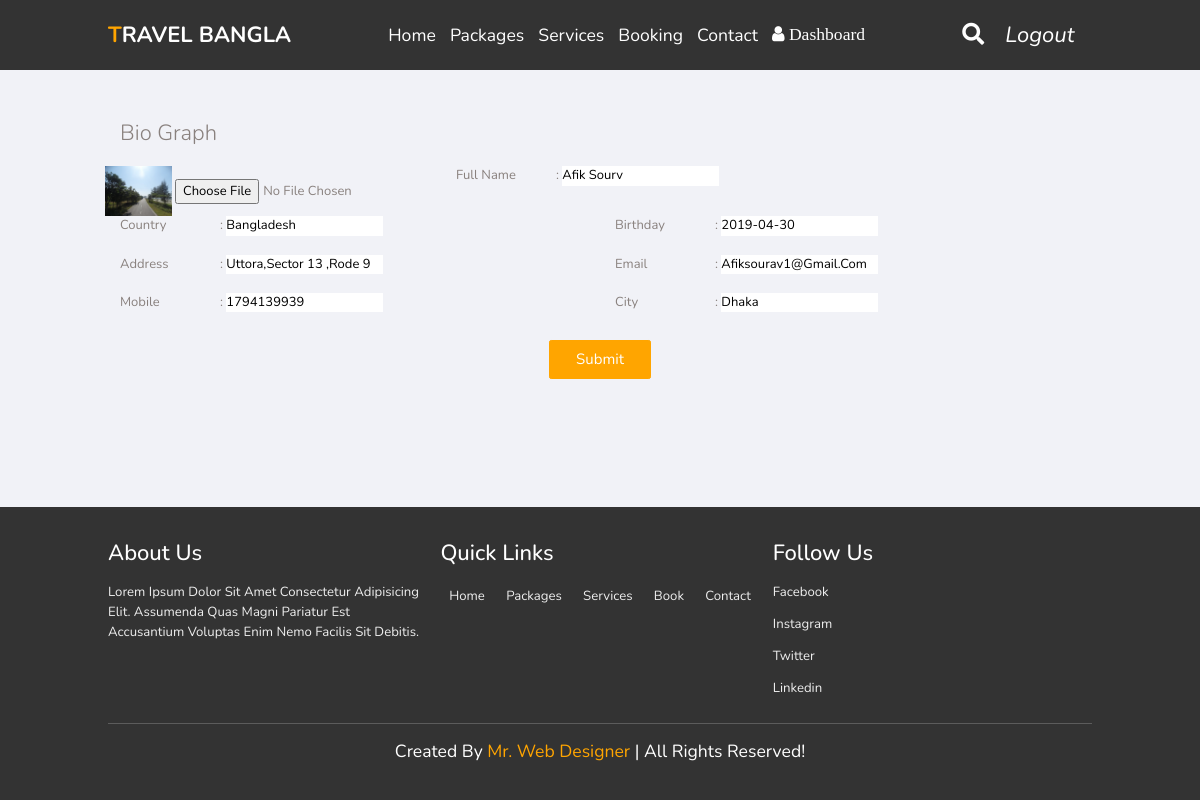
/edit_profile/ (signed in), run on the app's committed database.
### home/models.py (models this page shows, shortened)
class UserInfo(models.Model):
    user = models.OneToOneField(User, on_delete=models.CASCADE)
    profile_pic = models.ImageField(default='default.jpg',upload_to='profile_pics', blank=True)
    full_name = models.CharField(max_length=100, blank=True)
    Email = models.EmailField(max_length=100, blank=True)
    dob = models.DateField(blank=True, null=True)
    address = models.CharField(max_length=250,blank=True, null=True)
    country =  models.CharField(max_length=250,blank=True, null=True)
    city =  models.CharField(max_length=100,blank=True)
    Phone_Number = models.IntegerField(blank=True)

### user/views.py (the view, shortened to what this page needs)
# urls.py: path('edit_profile/',views.edit_profile,name='edit_profile'),
@login_required
def edit_profile(request):
    current_user_data = UserInfo.objects.get(user=request.user)
    context = {'i':current_user_data}
    return render(request,'edit_profile.html', context)

### user/templates/edit_profile.html (shortened to what this page needs)
{% extends "base.html" %}
{% load static %}
{% block content %}
    <link rel="stylesheet" type="text/css" href="{% static 'css/profile.css' %}">
    <link href="https://maxcdn.bootstrapcdn.com/font-awesome/4.3.0/css/font-awesome.min.css" rel="stylesheet">
    <div class="panel" style="padding: 10%">
        <form method="POST" enctype="multipart/form-data">
        <div class="panel-body bio-graph-info">
            <h1>Bio Graph</h1>
            <div class="row">
                <div class="controls">
                    <img style="height: 50px" src="{{i.profile_pic.url}}" alt="" > <input type="file" name="image">
                    </div>
                <div class="bio-row" name>
                    <p><span>Full name  </span>: <input type="text" name="full_name" value="{{i.full_name}}"></p>
                </div>
                <div class="bio-row">
                    <p><span>Country </span>: <input type="text" name="country" value="{{i.country}}"></p>
                </div>
                <div class="bio-row">
                    <p><span>Birthday</span>:  <input type="text" name="dob" value="{{i.dob|date:"Y-m-d"}}"></p>
                </div>
                <div class="bio-row">
                    <p><span>Address </span>: <input type="text" name="address" value="{{i.address}}"></p>
                </div>
                <div class="bio-row">
                    <p><span>Email </span>:  <input type="email" name="Email" value="{{i.Email}}"></p>
                </div>
                <div class="bio-row">
                    <p><span>Mobile </span>: <input type="number" name="Phone_Number" value="{{i.Phone_Number}}"></p>
                </div>
                <div class="bio-row">
                    <p><span>City </span>: <input type="text" name="city" value="{{i.city}}"></p>
                </div>
            </div>
        </div>
        <p style="text-align: center;"><button type="submit" class="text-centet btn btn-info">Submit</button></p>
    </form>
    </div>
{% endblock content %}

### home/static/css/style.css (style rules this page uses)
:root { --orange:#ffa500; }
* { font-family: 'Nunito', sans-serif; margin:0; padding:0; box-sizing: border-box; text-transform: capitalize; outline: none; border:none; text-decoration: none; transition: all .2s linear; }
html { font-size: 62.5%; overflow-x: hidden; scroll-padding-top: 6rem; scroll-behavior: smooth; }
.btn { display: inline-block; margin-top: 1rem; background:var(--orange); color:#fff; padding:.8rem 3rem; border:.2rem solid var(--orange); cursor: pointer; font-size: 1.7rem; }
@media (max-width:1200px) { html { font-size: 55%; } }

### home/static/css/profile.css (style rules this page uses)
body { color: #797979; background: #f1f2f7; font-family: 'Open Sans', sans-serif; padding: 0px !important; margin: 0px !important; font-size: 13px; text-rendering: optimizeLegibility; -webkit-font-smoothing: antialiased; -moz-font-smoothing: antialiased; }
.bio-graph-info { color: #89817e; }
.bio-graph-info h1 { font-size: 22px; font-weight: 300; margin: 0 0 20px; }
.bio-row { width: 50%; float: left; margin-bottom: 10px; padding:0 15px; }
.bio-row p span { width: 100px; display: inline-block; }

### data on the page
UserInfo: profile_pic (picture), full_name "Afik Sourv", country "Bangladesh", dob "2019-04-30", address "uttora,sector 13 ,rode 9", Email "afiksourav1@gmail.com", Phone_Number "1794139939", city "Dhaka"
